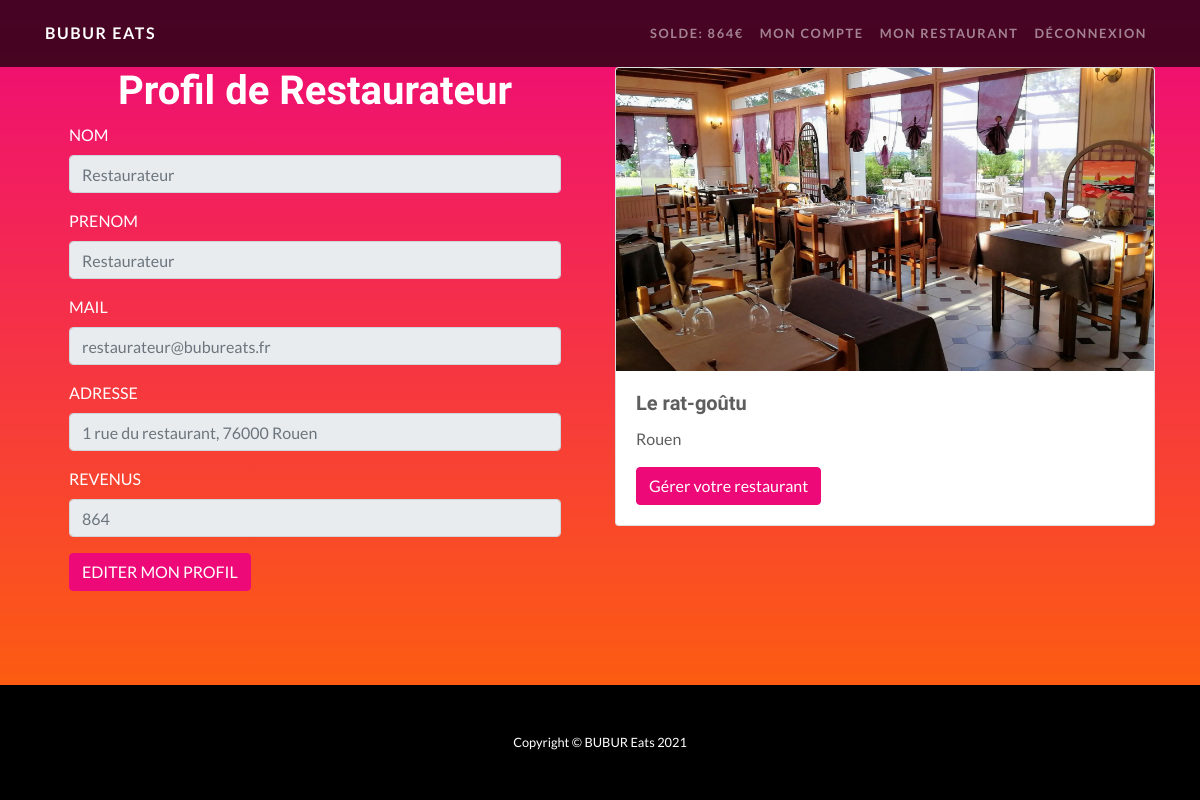
Screenshot of /index.php?page=profil (signed in) with the database file from the repository.
### tables this page shows
CREATE TABLE `membres` (
  `id` int(255) NOT NULL,
  `nom` varchar(255) NOT NULL,
  `prenom` varchar(255) NOT NULL,
  `mail` varchar(254) NOT NULL,
  `motdepasse` text NOT NULL,
  `adresse` varchar(255) NOT NULL,
  `solde` float NOT NULL,
  `role` varchar(254) NOT NULL,
  `id_restaurant` int(3) DEFAULT NULL
);

CREATE TABLE `restaurants` (
  `id` int(3) NOT NULL,
  `nom` varchar(254) DEFAULT NULL,
  `photo` varchar(254) DEFAULT NULL,
  `email` varchar(254) DEFAULT NULL,
  `tags` text,
  `description` text,
  `ville` varchar(254) DEFAULT NULL,
  `id_restaurateur` int(3) DEFAULT NULL
);

### index.php (called while the page is built, shortened)
<?php
include ROOT . '/includes/controller.auth.php';
include ROOT . '/includes/controller.auth.php';
include 'includes/controller.php';
include 'vues/header.php';
include 'pages/' . $page . '.php';
include 'vues/footer.php';

### includes/functions.php (called while the page is built, shortened)
<?php
function db_get($table, $id=null, $column = 'id', $callback=null){
    global $bdd;
    $results = [];
    $q = "SELECT * FROM $table";
    if (!is_null($id)){
        $q .= " WHERE $column = '$id'";
    }
    foreach($bdd->query($q) as $row) {
        $results[] = $row;
    }
    return $results;
}
function parse($template_name, $data) {
    $template = file_get_contents(ROOT . '/vues/' . $template_name);
    $template = preg_replace_callback(
        '/(\{\{([$a-zA-Z0-9_]+)\}\})/',
        function ($matches) use ($data) {
            if(preg_match('/^\$([a-zA-Z_]+)/', $matches[2], $matches2)){
                return constant($matches2[1]);
            }
            return $data[$matches[2]];
        },
        $template
    );
    return $template;
}

### includes/functions.auth.php (called while the page is built, shortened)
<?php
function auth_getUser($id){
    $user = db_get('membres', $id)[0];
    return $user;
}

### includes/controller.auth.php (called while the page is built, shortened)
<?php
if(isset($_SESSION['id'])){
    $userinfo = auth_getUser($_SESSION['id']);
}

### includes/controller.php (called while the page is built, shortened)
<?php
$requested_page = isset($_GET['page']) ? $_GET['page'] : null;
switch($requested_page){
    case 'profil':
        if($userinfo['role'] == 'restaurateur') {
            $restaurant = db_get('restaurants', $_SESSION['id'], 'id_restaurateur');
            if (count($restaurant) > 0) {
                $restaurant = $restaurant[0];
            }
            else {
                $restaurant = null;
            }
        }
        else {
            $commandes = db_get('commandes', $_SESSION['id'], 'id_client', 'get_commande_details');
        }
        break;
}

### vues/profil-restaurateur.php (the view)
<div class="container">
    <div class="row">
        <div class="col-md-6">
            <div>
                <h1 class="text-center">Profil de <?php echo $userinfo['prenom'];?> </h1>
            </div>
            <section class="mb-4 mx-4 text-uppercase">
                <form class="contact-form">
                    <div class="form-group">
                        <label class="label">Nom</label>
                        <input class="form-control" type="text" placeholder="<?php echo $userinfo['nom']?>" disabled>
                    </div>
                    <div class="form-group">
                        <label class="label">Prenom</label>
                        <input class="form-control" type="text" placeholder="<?php echo $userinfo['prenom']?>" disabled>
                    </div>
                    <div class="form-group">
                        <label class="label">Mail</label>
                        <input class="form-control" type="text" placeholder="<?php echo $userinfo['mail']?>" disabled>
                    </div>
                    <div class="form-group">
                        <label class="label">Adresse</label>
                        <input class="form-control" type="text" placeholder="<?php echo $userinfo['adresse']?>" disabled>
                    </div>
                    <div class="form-group">
                        <label class="label">Revenus</label>
                        <input class="form-control" type="text" placeholder="<?php echo $userinfo['solde']?>" disabled>
                    </div>
                    <div>
                        <a class="btn btn-primary edit" href="index.php?page=profil-edit">Editer mon profil</a>
                    </div>
            </section>
        </div>
        <div class="col-md-6">
            <?php
            if(is_null($restaurant)){
                echo '<p>pas de resto</p>';
                echo '<p><a class="btn btn-success btn-lg" href="index.php?page=profil&creerresto">Créer votre restaurant</a></p>';
            }
            else{
                echo parse('restaurant-small-profil.html', $restaurant);
            }
            ?>
        </div>
    </div>
</div>

### vues/header.php (shortened to what this page needs)
<!DOCTYPE html>
<html lang="en">
<head>
  <link rel="stylesheet" href="https://cdn.jsdelivr.net/npm/bootstrap@4.6.0/dist/css/bootstrap.min.css">
  <link href="css/one-page-wonder.min.css" rel="stylesheet">
  <link href="css/styles.css" rel="stylesheet">
</head>
<body>
  <nav id="header" class="navbar navbar-expand-lg navbar-dark navbar-custom">
    <div class="container">
      <div class="d-flex w-100">
        <a class="navbar-brand" href="index.php">BUBUR Eats</a>
        <div class="collapse navbar-collapse" id="navbarResponsive">
          <ul class="navbar-nav ml-auto">
            <?php
            if(isset($_SESSION['id'])){
                $membres = db_get('membres', $_SESSION['id']);
                $role = $membres[0]['role'];
                if($role != 'restaurateur'){
                  echo parse('menu-connected.html', $userinfo);
                }
                else{
                  $userinfo['lien_resto'] = '';
                  if(!is_null($restaurant)){
                    $userinfo['lien_resto'] = '<li class="nav-item"><a class="nav-link" href="index.php?page=profil-restaurant">Mon&nbsp;restaurant</a> </li>';
                  }
                  echo parse('menu-connected-restaurateur.html', $userinfo);
                }
            }
            else{
              echo parse('menu-connexion.html', []);
            }
            ?>
          </ul>
        </div>
      </div>
    </div>
  </nav>
  <div id="main">

### pages/profil.php
<?php
if($userinfo['role'] != 'admin'){
    include "vues/profil-" .$userinfo['role'].".php";
}
else{
    header("Location: admin/");
}

### vues/footer.php (shortened to what this page needs)
</div>
  <footer id="footer" class="py-5 bg-black">
    <div class="container">
      <p class="m-0 text-center text-white small">Copyright &copy; BUBUR Eats 2021</p>
    </div>
  </footer>
</body>
</html>

### css/styles.css (style rules this page uses)
body { display: flex; flex-direction: column; min-height: 100vh; background: linear-gradient(0deg, #ff6a00 0%, #ee0979 100%); color: white; }
.card { color: rgb(94, 94, 94); }
#main { flex: 1; }

### rows the page displays
membres: solde "SOLDE: 864€ MON COMPTE DÉCONNEXION", prenom "Restaurateur", nom "Restaurateur", mail "restaurateur@bubureats.fr", adresse "1 rue du restaurant, 76000 Rouen", solde "864"
restaurants: photo+nom+ville (picture), photo+nom+ville "Le rat-goûtu Rouen Gérer votre restaurant"
